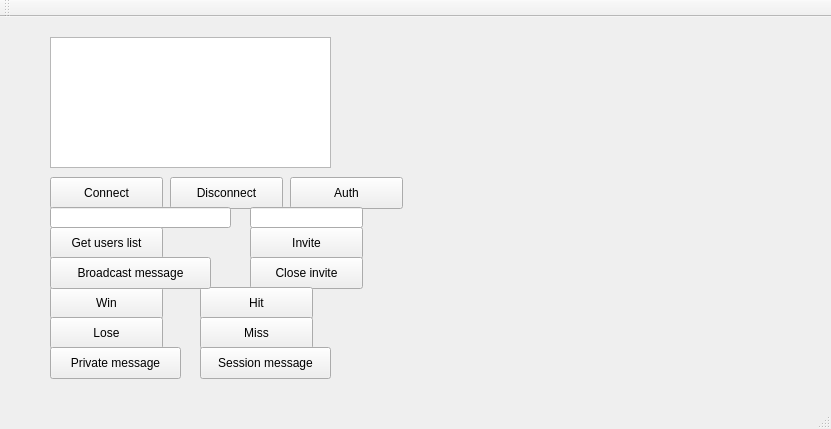
<?xml version="1.0" encoding="UTF-8"?>
<ui version="4.0">
 <class>MainWindow</class>
 <widget class="QMainWindow" name="MainWindow">
  <property name="geometry">
   <rect>
    <x>0</x>
    <y>0</y>
    <width>831</width>
    <height>429</height>
   </rect>
  </property>
  <property name="windowTitle">
   <string>MainWindow</string>
  </property>
  <widget class="QWidget" name="centralWidget">
   <widget class="QPushButton" name="connectButton">
    <property name="geometry">
     <rect>
      <x>50</x>
      <y>160</y>
      <width>113</width>
      <height>32</height>
     </rect>
    </property>
    <property name="text">
     <string>Connect</string>
    </property>
   </widget>
   <widget class="QPushButton" name="disconnectButton">
    <property name="geometry">
     <rect>
      <x>170</x>
      <y>160</y>
      <width>113</width>
      <height>32</height>
     </rect>
    </property>
    <property name="text">
     <string>Disconnect</string>
    </property>
   </widget>
   <widget class="QTextEdit" name="textEdit">
    <property name="geometry">
     <rect>
      <x>50</x>
      <y>20</y>
      <width>281</width>
      <height>131</height>
     </rect>
    </property>
    <property name="readOnly">
     <bool>true</bool>
    </property>
   </widget>
   <widget class="QLineEdit" name="lineEdit">
    <property name="geometry">
     <rect>
      <x>50</x>
      <y>190</y>
      <width>181</width>
      <height>21</height>
     </rect>
    </property>
   </widget>
   <widget class="QPushButton" name="authButton">
    <property name="geometry">
     <rect>
      <x>290</x>
      <y>160</y>
      <width>113</width>
      <height>32</height>
     </rect>
    </property>
    <property name="text">
     <string>Auth</string>
    </property>
   </widget>
   <widget class="QPushButton" name="getUsersListButton">
    <property name="geometry">
     <rect>
      <x>50</x>
      <y>210</y>
      <width>113</width>
      <height>32</height>
     </rect>
    </property>
    <property name="text">
     <string>Get users list</string>
    </property>
   </widget>
   <widget class="QLineEdit" name="receiverLineEdit">
    <property name="geometry">
     <rect>
      <x>250</x>
      <y>190</y>
      <width>113</width>
      <height>21</height>
     </rect>
    </property>
   </widget>
   <widget class="QPushButton" name="inviteButton">
    <property name="geometry">
     <rect>
      <x>250</x>
      <y>210</y>
      <width>113</width>
      <height>32</height>
     </rect>
    </property>
    <property name="text">
     <string>Invite</string>
    </property>
   </widget>
   <widget class="QPushButton" name="closeInviteButton">
    <property name="geometry">
     <rect>
      <x>250</x>
      <y>240</y>
      <width>113</width>
      <height>32</height>
     </rect>
    </property>
    <property name="text">
     <string>Close invite</string>
    </property>
   </widget>
   <widget class="QWidget" name="gridLayoutWidget">
    <property name="geometry">
     <rect>
      <x>400</x>
      <y>10</y>
      <width>421</width>
      <height>341</height>
     </rect>
    </property>
    <layout class="QGridLayout" name="coordsLayout"/>
   </widget>
   <widget class="QPushButton" name="winButton">
    <property name="geometry">
     <rect>
      <x>50</x>
      <y>270</y>
      <width>113</width>
      <height>32</height>
     </rect>
    </property>
    <property name="text">
     <string>Win</string>
    </property>
   </widget>
   <widget class="QPushButton" name="loseButton">
    <property name="geometry">
     <rect>
      <x>50</x>
      <y>300</y>
      <width>113</width>
      <height>32</height>
     </rect>
    </property>
    <property name="text">
     <string>Lose</string>
    </property>
   </widget>
   <widget class="QPushButton" name="hitButton">
    <property name="geometry">
     <rect>
      <x>200</x>
      <y>270</y>
      <width>113</width>
      <height>32</height>
     </rect>
    </property>
    <property name="text">
     <string>Hit</string>
    </property>
   </widget>
   <widget class="QPushButton" name="missButton">
    <property name="geometry">
     <rect>
      <x>200</x>
      <y>300</y>
      <width>113</width>
      <height>32</height>
     </rect>
    </property>
    <property name="text">
     <string>Miss</string>
    </property>
   </widget>
   <widget class="QPushButton" name="broadcastButton">
    <property name="geometry">
     <rect>
      <x>50</x>
      <y>240</y>
      <width>161</width>
      <height>32</height>
     </rect>
    </property>
    <property name="text">
     <string>Broadcast message</string>
    </property>
   </widget>
   <widget class="QPushButton" name="privateMessageButton">
    <property name="geometry">
     <rect>
      <x>50</x>
      <y>330</y>
      <width>131</width>
      <height>32</height>
     </rect>
    </property>
    <property name="text">
     <string>Private message</string>
    </property>
   </widget>
   <widget class="QPushButton" name="sessionMessageButton">
    <property name="geometry">
     <rect>
      <x>200</x>
      <y>330</y>
      <width>131</width>
      <height>32</height>
     </rect>
    </property>
    <property name="text">
     <string>Session message</string>
    </property>
   </widget>
  </widget>
  <widget class="QMenuBar" name="menuBar">
   <property name="geometry">
    <rect>
     <x>0</x>
     <y>0</y>
     <width>831</width>
     <height>22</height>
    </rect>
   </property>
  </widget>
  <widget class="QToolBar" name="mainToolBar">
   <attribute name="toolBarArea">
    <enum>TopToolBarArea</enum>
   </attribute>
   <attribute name="toolBarBreak">
    <bool>false</bool>
   </attribute>
  </widget>
  <widget class="QStatusBar" name="statusBar"/>
 </widget>
 <layoutdefault spacing="6" margin="11"/>
 <resources/>
 <connections/>
</ui>
